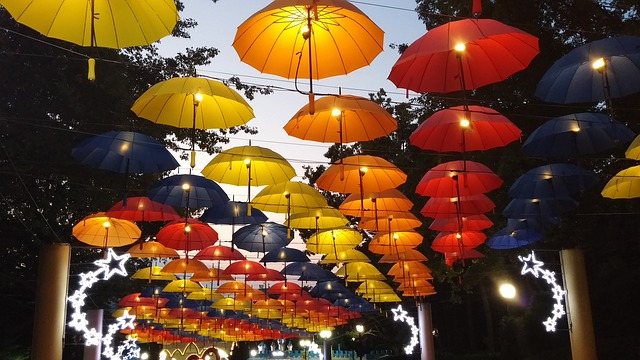
#> input picture src/umbrellas.jpg, 640 x 360 px
$ python Nal3.py
#> lines starting #> are read from the running program, lines starting #| are printed output that depends on the picture; after the words box and inside, x2 and y2 are one past the last pixel; in counts of white or black regions, pixels touching at a corner belong together
import numpy as np
import cv2
import matplotlib.pyplot as plt

# a.) 3 bitna slikovna slika 2^3
im3 = np.asarray(
[[5, 3, 2, 7, 1],
 [7, 1, 0, 0, 0],
 [4, 5, 7, 1, 1],
 [1, 3, 2, 1, 1],
 [5, 3, 1, 6, 3]]
)

def nrdi_hist(n, hist, x=8):
#> called with n = 'a', hist = array of shape (8,), x = 8
    plt.bar(np.arange(x), hist)
    plt.xticks(np.arange(x))
    plt.suptitle(n)
    plt.title(f'Histogram: {hist}')
    plt.waitforbuttonpress()
#> figure, not shown here; tallest bar 8 high, from x = 0.6 to 1.4
    plt.close()

tim = np.reshape(im3, -1)

# hist = np.bincount(tim)
# hist = np.histogram(tim, bins=2, range=(0, 8))
#          [25, 1]    ==    [8, ] = [25, 8]
hist = (tim[:, None] == np.arange(8)).sum(axis=0)
nrdi_hist('a', hist)

# b.)
# kum_hist = np.cumsum(hist))
kum_hist = np.tri(8, dtype=int) @ hist
nrdi_hist('b', kum_hist)

# c.) odvisno koliko kosev bi imeli, glede na bite bi nas
# histogram lahko zavzemal vrednosti med 0 in 15 (2^4 = 16)
# kar pomeni da imamo lahko 16 binnov, 8, 4 ali celo 1
# zelo odvisno kaj zelimo da nas histogram prikazuje
im4 = np.random.randint(0, 16, (5, 5))
tim = np.reshape(im4, -1)
hist = np.bincount(tim, minlength=16)
nrdi_hist("c", hist, 16)

# d.)
im = cv2.imread('./src/umbrellas.jpg', cv2.IMREAD_GRAYSCALE)
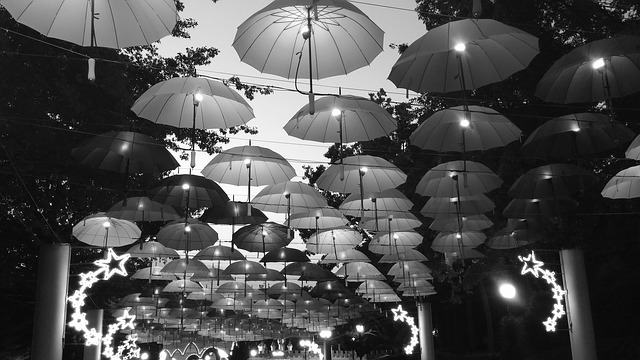
#> im: shape (360, 640); min 0, max 255, mean 79.6

# im = im.astype(np.float32)
# im = np.mean(im, axis=2)
hist, _ = np.histogram(im, bins=8)
#> hist = [87784, 39195, 25341, 19799, 22078, 12221, 11808, 12174]
x = np.arange(len(hist))
#> x = [0, 1, 2, 3, 4, 5, 6, 7]

plt.subplot(1, 2, 1)
plt.imshow(im, cmap='gray')
plt.title('Sivinska slika')
plt.suptitle('d')
plt.subplot(1, 2, 2)
plt.bar(x, hist)
plt.title('Histogram sivinske slike')
plt.waitforbuttonpress()
#> figure, not shown here; panel 2: tallest bar 87784 high, from x = -0.4 to 0.4
plt.close()

hist, _ = np.histogram(im3, bins=16, range=(0, 15))
plt.bar(np.arange(16), hist)
plt.title('Histogram iz a.) 3bitna')
plt.suptitle('d')
plt.waitforbuttonpress()
#> figure, not shown here; tallest bar 8 high, from x = 0.6 to 1.4
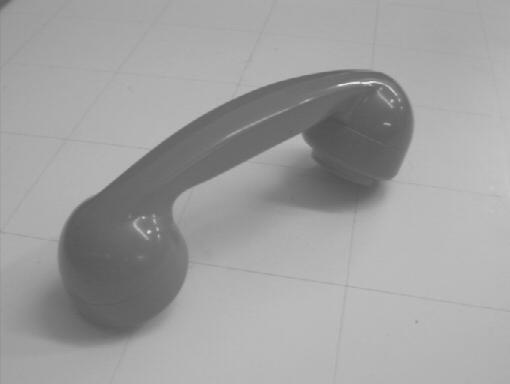
#> input picture src/phone.jpg, 510 x 384 px
#> further down, im is the input picture: shape (384, 510, 3); min 79, max 234, mean 159.4
plt.close()

# e.)
def histogram_stretch(im):
    a = 0 # min v 2^8
    b = 255 # max v 2^8
    c = np.min(im) # min v hist
#> c = 79
    d = np.max(im) # max v hist
#> d = 234

    # tim = (im - c) * ((b-a) / (d-c)) + a # net formula
    # tim = (im - c) * (255 / (d - c)) # lani formula
    tim = 255 * ((im - c) / (d - c)) # letos formula
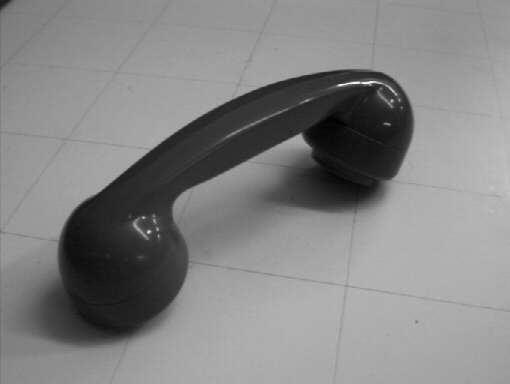
#> tim: shape (384, 510, 3) float32; min 0, max 255, mean 132.3
    tim = (np.round(tim)).astype(np.uint8)

    return tim

im = cv2.imread('./src/phone.jpg')
tim = histogram_stretch(im.astype(np.float32))

im = (np.round(im)).astype(np.uint8)

hist = np.reshape(im, -1)
hist = np.bincount(hist, minlength=256)
#> hist = 256 values, max 30825 at index 186, min 0 at index 0, mean 2295

thist = np.reshape(tim, -1)
thist = np.bincount(thist)
#> thist = 256 values, max 30825 at index 176, min 0 at index 1, mean 2295

plt.subplot(2, 2, 1)
plt.imshow(im)
plt.title("Image")
plt.xticks([])
plt.yticks([])

plt.subplot(2, 2, 3)
plt.stairs(hist)
plt.yticks([])

plt.subplot(2, 2, 2)
plt.imshow(tim)
plt.xticks([])
plt.yticks([])

plt.title("Fixed contrast")
plt.subplot(2, 2, 4)
plt.stairs(thist)
plt.yticks([])
plt.suptitle('e')

plt.waitforbuttonpress()
plt.close()

# f.) https://docs.opencv.org/3.4.20/d7/d4d/tutorial_py_thresholding.html
im = cv2.imread("./src/bird.jpg", cv2.IMREAD_GRAYSCALE)
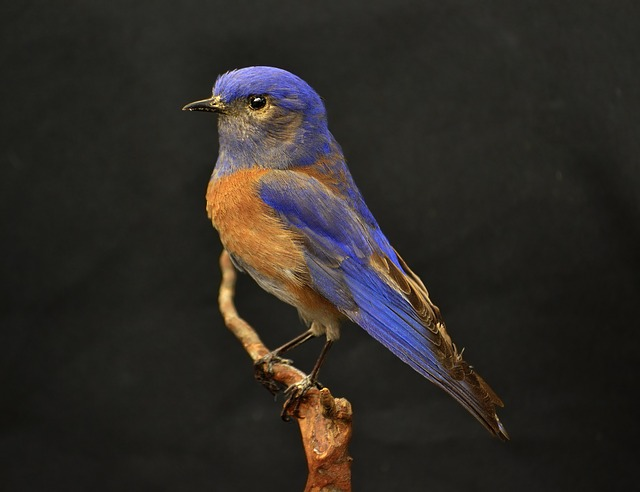
#> input picture src/bird.jpg, 640 x 492 px
#> im: shape (492, 640); min 0, max 255, mean 42.8

# [9 lines of commented-out code are left out]

plt.subplot(2, 2, 1)
plt.imshow(im, cmap='gray')
plt.title("Original")

tim = im < 50
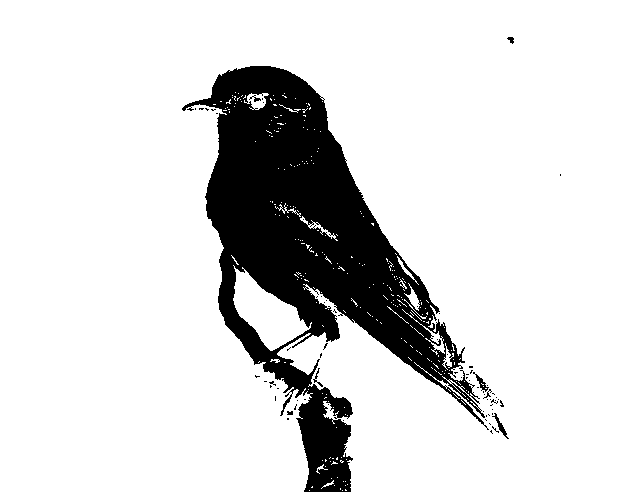
#> tim: shape (492, 640) bool; 85.4% white; 70 black regions (62 under 20 px), largest, box (x1, y1, x2, y2) and area: (182, 66, 489, 492) 45401, (492, 413, 509, 439) 94, (473, 372, 489, 392) 85
plt.subplot(2, 2, 2)
plt.imshow(tim, cmap='gray')
plt.title("Based on histogram")

plt.subplot(2, 2, 3)
_, tim = cv2.threshold(im, 50, 255, cv2.THRESH_BINARY)
#> tim: shape (492, 640); 14.5% white; 85 white regions (79 under 20 px), largest, box (x1, y1, x2, y2) and area: (182, 66, 489, 492) 45114, (494, 413, 509, 439) 91, (473, 372, 489, 392) 81, (314, 368, 323, 387) 40, (249, 95, 261, 102) 31, (287, 411, 293, 415) 21
plt.imshow(tim, cmap='gray')
plt.title("Based on histogram (thresh)")

plt.subplot(2, 2, 4)
_, tim = cv2.threshold(im, 0, 255, cv2.THRESH_BINARY+cv2.THRESH_OTSU)
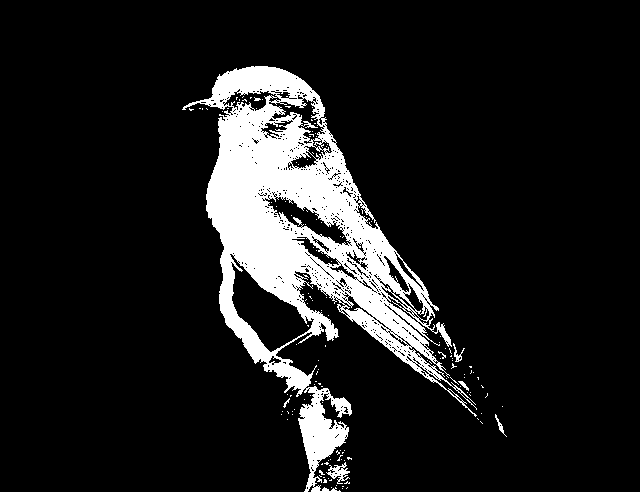
#> tim: shape (492, 640); 11.5% white; 140 white regions (134 under 20 px), largest, box (x1, y1, x2, y2) and area: (182, 66, 477, 492) 35483, (326, 462, 350, 484) 217, (453, 343, 465, 362) 69, (495, 414, 507, 437) 57, (458, 381, 469, 391) 39, (283, 398, 290, 408) 22
plt.imshow(tim, cmap='gray')
plt.title("Otsu")
plt.suptitle('f')

plt.waitforbuttonpress()
plt.close()

# g.)
# Deluje najboljsse ko je histogram bimodalen (ima dva jasna vrha)
# in dolina vmes je ogromna, drugace povedano, ko imamo jasno razliko
# med ozadnjem in predmetom, ki ga zelimo izpostaviti
plt.stairs(hist)
plt.suptitle('g')
plt.title('Bimodalen histogram')
plt.show()
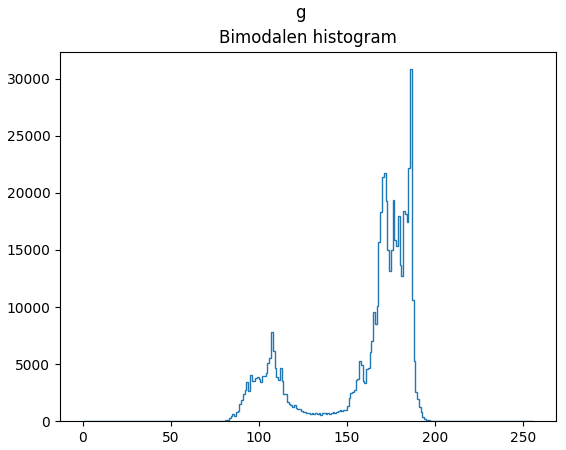
#> figure drawn by matplotlib, 1 panel
